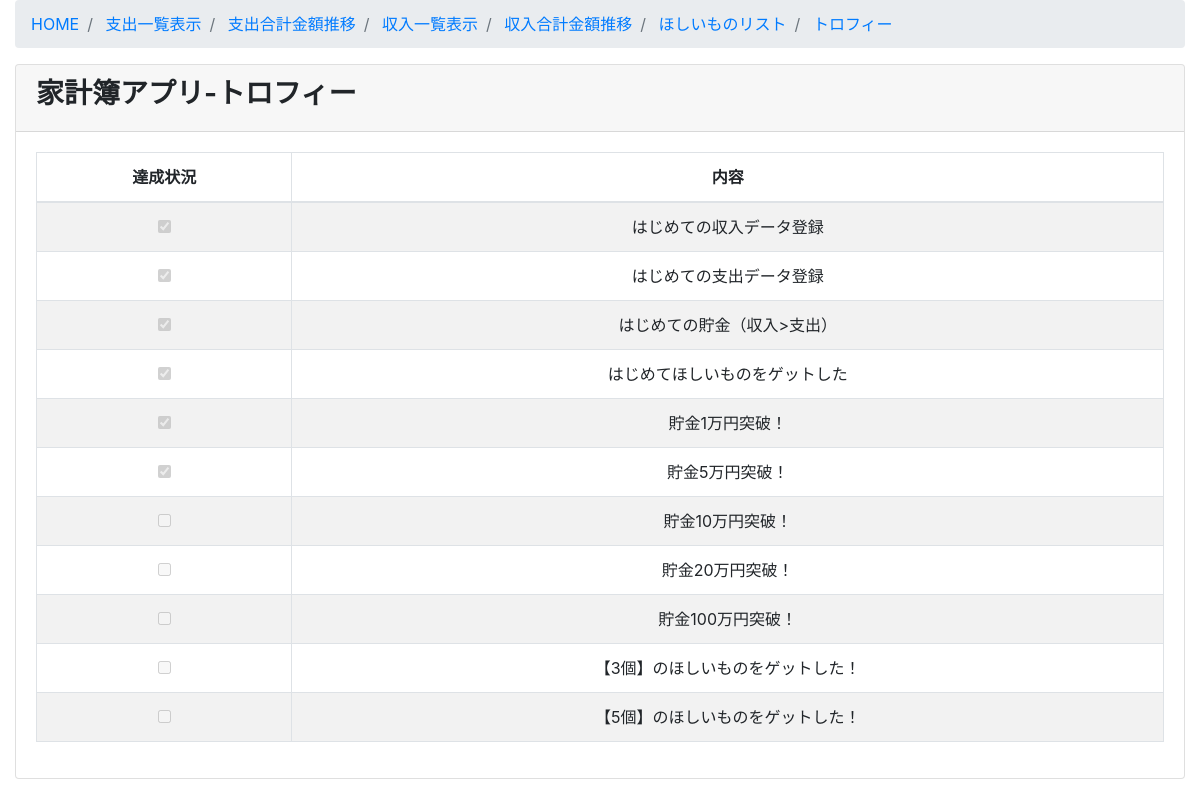
Page /trophy/trophy_list/ on the committed database.
### trophy/models.py (models this page shows)
class Trophy(models.Model):
   class Meta:
       db_table ="trophy"
       verbose_name ="トロフィー"
       verbose_name_plural ="トロフィー"
   trophydone = models.BooleanField(verbose_name="達成状況")
   trophycontent = models.CharField(verbose_name="内容", max_length=500)

### trophy/views.py (the view)
# urls.py: path('trophy_list/', views.trophy_list, name='trophy_list'),
def trophy_list(request):
    trophydata = Trophy.objects.filter(trophydone=False)
    incomecount = Income.objects.count()
    expensecount = Expense.objects.count()
    wishingdonecount = Wishing.objects.filter(wishingdone=True).count()
    if incomecount == 0:
        totalincome = 0
    else:
        totalincome = Income.objects.aggregate(Sum('incomemoney'))['incomemoney__sum']
    if expensecount == 0:
        totalexpense = 0
    else:
        totalexpense = Expense.objects.aggregate(Sum('expensemoney'))['expensemoney__sum']
    moneysaved = totalincome - totalexpense
    for item in trophydata:
        if item.pk == 1:
            if incomecount > 0:
                item.trophydone = True
                item.save()
        elif item.pk == 2:
            if expensecount > 0:
                item.trophydone = True
                item.save()
        elif item.pk == 3:
            if moneysaved > 0:
                item.trophydone = True
                item.save()
        elif item.pk == 4:
            if wishingdonecount > 0:
                item.trophydone = True
                item.save()
        elif item.pk == 5:
            if moneysaved > 10000:
                item.trophydone = True
                item.save()
        elif item.pk == 6:
            if moneysaved > 50000:
                item.trophydone = True
                item.save()
        elif item.pk == 7:
            if moneysaved > 100000:
                item.trophydone = True
                item.save()
        elif item.pk == 8:
            if moneysaved > 200000:
                item.trophydone = True
                item.save()
        elif item.pk == 9:
            if moneysaved > 1000000:
                item.trophydone = True
                item.save()
        elif item.pk == 10:
            if wishingdonecount >= 3:
                item.trophydone = True
                item.save()
        elif item.pk == 11:
            if wishingdonecount >= 5:
                item.trophydone = True
                item.save()
    trophyquery = Trophy.objects.all()
    trophyalldata = []
    for item in trophyquery:
        trophyalldata.append([item.pk, item.trophydone, item.trophycontent])
    return render(request, 'trophy/trophy_list.html', {'trophyalldata': trophyalldata} )

### templates/trophy/trophy_list.html (shortened to what this page needs)
{% extends 'wishing/base.html' %}
{% block content %}
 <div class="card mb-3">
   <div class="card-header">
     <h3><b>家計簿アプリ-トロフィー</b></h3></div>
   <div class="card-body">
     <div class="table-responsive">
     <table id= "wishing_list" width="100%" class="table table-striped table-bordered table-hover">
         <thead>
           <tr>
             <th class="text-center" width="10">達成状況</th>
             <th class="text-center">内容</th>
           </tr>
         </thead>
         <tbody>
           {% for pk, trophydone, trophycontent in trophyalldata %}
             <tr class="odd gradeX text-center">
               <td class="text-center" width="10">
                 {% if trophydone == False %}
                 <input type="checkbox" name="undone" value="0" disabled="disabled" />
                 {% elif trophydone == True %}
                 <input type="checkbox" name="done" value="1" checked="checked" disabled="disabled" />
                 {% endif %}
               </td>
               <td class="text-center" width="140">{{ trophycontent }}</td>
             </tr>
            {% endfor %}
         </tbody>
       </table>
   </div>
  </div>
  </div>
{% endblock content %}

### rows in the picture
Trophy: trophyalldata "はじめての収入データ登録"
Trophy: trophyalldata "はじめての支出データ登録"
Trophy: trophyalldata "はじめての貯金（収入>支出）"
Trophy: trophyalldata "はじめてほしいものをゲットした"
Trophy: trophyalldata "貯金1万円突破！"
Trophy: trophyalldata "貯金5万円突破！"
Trophy: trophyalldata "貯金10万円突破！"
Trophy: trophyalldata "貯金20万円突破！"
Trophy: trophyalldata "貯金100万円突破！"
Trophy: trophyalldata "【3個】のほしいものをゲットした！"
Trophy: trophyalldata "【5個】のほしいものをゲットした！"
